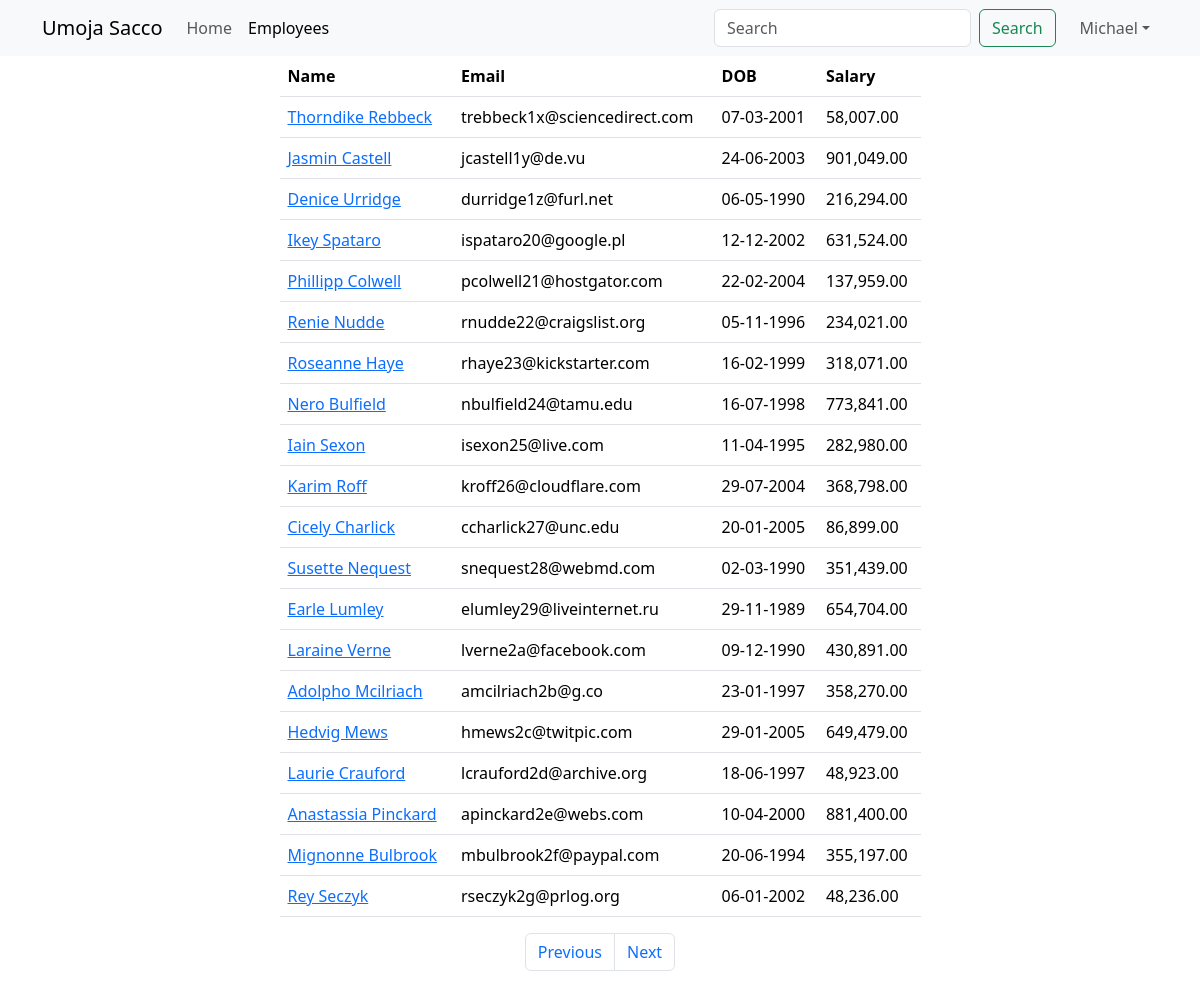
The app's page /employees?page=4 (signed in) with its own data.
### main_app/models.py (models this page shows, shortened)
class Employee(models.Model):
    name = models.CharField(max_length=40)
    email = models.EmailField(unique=True)
    dob = models.DateField(null=True)
    salary = models.DecimalField(max_digits=10, decimal_places=2)
    disabled = models.BooleanField(default=False)
    profile = models.ImageField(upload_to=unique_img_name, null=True, default="employees/employee_icon.png")
    created_at = models.DateTimeField(auto_now_add=True, null=True)
    updated_at = models.DateTimeField(auto_now=True, null=True)

### main_app/views.py (the view)
# urls.py: path('employees', views.all_employees, name="all"),
@login_required
@permission_required('main_app.view_employee')
def all_employees(request):
    employees = Employee.objects.all()
    paginator = Paginator(employees, 20)
    page_number = request.GET.get("page")
    data = paginator.get_page(page_number)
    return render(request, "all_employees.html", {"employees": data})

### templates/all_employees.html (shortened to what this page needs)
{% extends 'base_template.html' %}
{% load humanize %}
{% block content %}
    {% include 'navbar.html' %}
    <div class="container">
        <div class="row justify-content-center">
            <div class="col-sm-7">
                <table class="table">
                    <thead>
                    <tr>
                        <th>Name</th>
                        <th>Email</th>
                        <th>DOB</th>
                        <th>Salary</th>
                    </tr>
                    </thead>
                    <tbody>
                    {% for employee in employees %}
                        <tr>
                            <td>
                                <a href="/employees/{{ employee.id }}">{{ employee.name | title }}</a>
                            </td>
                            <td>{{ employee.email }}</td>
                            <td>{{ employee.dob | date:'d-m-Y' }}</td>
                            <td>{{ employee.salary | intcomma }}</td>
                        </tr>
                    {% endfor %}
                    </tbody>
                </table>
                <nav aria-label="Page navigation example">
                    <ul class="pagination justify-content-center">
                        {% if employees.has_previous %}
                            <li class="page-item">
                                <a class="page-link" href='?page={{ employees.previous_page_number }}'>Previous</a>
                            </li>
                        {% else %}
                            <li class="page-item disabled">
                                <a class="page-link" href='' tabindex="-1" aria-disabled="True">Previous</a>
                            </li>
                        {% endif %}
                        {% if employees.has_next %}
                            <li class="page-item">
                                <a class="page-link" href='?page={{ employees.next_page_number }}'>Next</a>
                            </li>
                        {% else %}
                            <li class="page-item disabled">
                                <a class="page-link" href='' tabindex="-1" aria-disabled="True">Next</a>
                            </li>
                        {% endif %}
                    </ul>
                </nav>
            </div>
        </div>
    </div>
{% endblock %}

### templates/navbar.html (shortened to what this page needs)
<nav class="navbar sticky-top navbar-expand-lg bg-light">
    <div class="container">
        <a class="navbar-brand" href="{% url 'home' %}">Umoja Sacco</a>
        <div class="collapse navbar-collapse" id="navbarTogglerDemo02">
            <ul class="navbar-nav me-auto mb-2 mb-lg-0">
                <li class="nav-item">
                    <a class="nav-link {% if "/" == request.path %}active{% endif %}" aria-current="page"
                       href="{% url 'home' %}">Home</a>
                </li>
                <li class="nav-item">
                    <a class="nav-link {% if "/employees" == request.path %}active{% endif %}" href="{% url 'all' %}">Employees</a>
                </li>
            </ul>
            <form class="d-flex" role="search" method="get" action="{% url 'search' %}">
                <input class="form-control me-2" name="search_word" type="search" placeholder="Search"
                       aria-label="Search">
                <button class="btn btn-outline-success" type="submit">Search</button>
            </form>
            <ul class="navbar-nav ms-3 mb-2 mb-lg-0">
                <li class="nav-item dropdown">
                    <a class="nav-link dropdown-toggle" href="#" role="button" data-bs-toggle="dropdown">{{ user.first_name }}</a>
                </li>
            </ul>
        </div>
    </div>
</nav>

### records on screen
Employee: name "Thorndike Rebbeck", email "trebbeck1x@sciencedirect.com", dob "07-03-2001", salary "58,007.00"
Employee: name "Jasmin Castell", email "jcastell1y@de.vu", dob "24-06-2003", salary "901,049.00"
Employee: name "Denice Urridge", email "durridge1z@furl.net", dob "06-05-1990", salary "216,294.00"
Employee: name "Ikey Spataro", email "ispataro20@google.pl", dob "12-12-2002", salary "631,524.00"
Employee: name "Phillipp Colwell", email "pcolwell21@hostgator.com", dob "22-02-2004", salary "137,959.00"
Employee: name "Renie Nudde", email "rnudde22@craigslist.org", dob "05-11-1996", salary "234,021.00"
Employee: name "Roseanne Haye", email "rhaye23@kickstarter.com", dob "16-02-1999", salary "318,071.00"
Employee: name "Nero Bulfield", email "nbulfield24@tamu.edu", dob "16-07-1998", salary "773,841.00"
Employee: name "Iain Sexon", email "isexon25@live.com", dob "11-04-1995", salary "282,980.00"
Employee: name "Karim Roff", email "kroff26@cloudflare.com", dob "29-07-2004", salary "368,798.00"
Employee: name "Cicely Charlick", email "ccharlick27@unc.edu", dob "20-01-2005", salary "86,899.00"
Employee: name "Susette Nequest", email "snequest28@webmd.com", dob "02-03-1990", salary "351,439.00"
Employee: name "Earle Lumley", email "elumley29@liveinternet.ru", dob "29-11-1989", salary "654,704.00"
Employee: name "Laraine Verne", email "lverne2a@facebook.com", dob "09-12-1990", salary "430,891.00"
Employee: name "Adolpho Mcilriach", email "amcilriach2b@g.co", dob "23-01-1997", salary "358,270.00"
Employee: name "Hedvig Mews", email "hmews2c@twitpic.com", dob "29-01-2005", salary "649,479.00"
Employee: name "Laurie Crauford", email "lcrauford2d@archive.org", dob "18-06-1997", salary "48,923.00"
Employee: name "Anastassia Pinckard", email "apinckard2e@webs.com", dob "10-04-2000", salary "881,400.00"
Employee: name "Mignonne Bulbrook", email "mbulbrook2f@paypal.com", dob "20-06-1994", salary "355,197.00"
Employee: name "Rey Seczyk", email "rseczyk2g@prlog.org", dob "06-01-2002", salary "48,236.00"

### other values on screen
{{ user.first_name }} "Michael"
